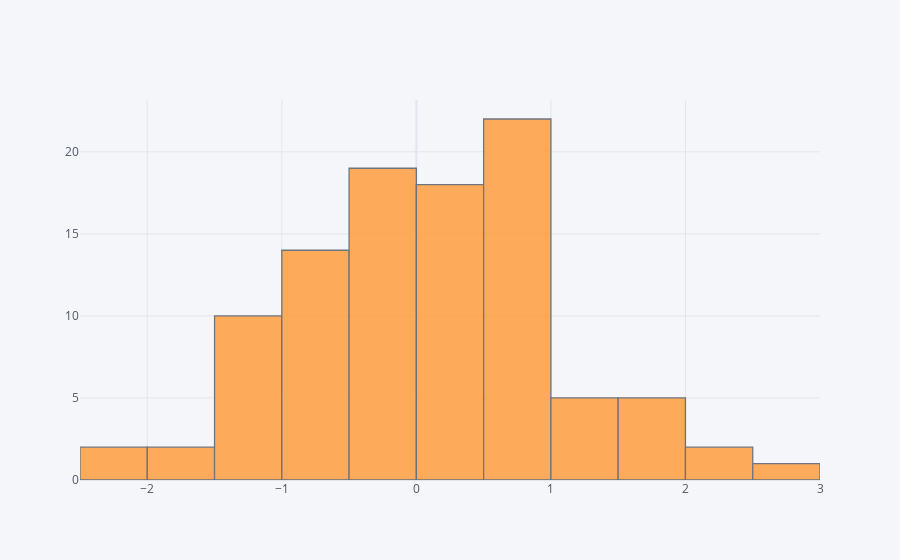

Write notebook code for a chart like this one.
### Markdown cell above
## histogram

### Code cell
df['A'].iplot(kind='hist',bins=25)

### Figure 1 — Plotly figure (JSON) as saved in the notebook; plotly's stock layout.template omitted (floating-point values rounded to 4 significant figures)
{"data": [{"histfunc": "count", "histnorm": "", "marker": {"color": "rgba(255, 153, 51, 1.0)", "line": {"color": "#4D5663", "width": 1.3}}, "name": "A", "nbinsx": 25, "opacity": 0.8, "orientation": "v", "type": "histogram", "x": [-0.4563, 0.4725, 1.941, 1.364, 0.3889, -0.8156, 0.1825, -0.646, 0.7727, -0.7574, 0.5743, -1.122, 0.3959, 1.766, 0.03956, -1.178, 1.361, 0.4576, -0.6101, -0.1623, 0.9075, -1.221, -0.003212, 1.782, 0.3052, 0.5975, -1.07, 0.6922, 0.2696, -1.154, -1.139, -0.37, -1.134, 0.673, 2.073, -2.115, 0.3663, 0.494, 0.5217, -0.5714, -0.6762, 0.7043, 0.117, -0.1641, -0.6269, -0.4238, 0.825, -0.8401, 0.7002, -0.2343, -0.2698, 1.13, -0.1209, 0.6786, -0.3328, 1.276, 2.814, -0.0417, -0.8263, 0.5346, -0.1692, -0.02826, -0.916, 0.4263, 0.4646, -1.624, 0.2551, -0.4956, 0.9664, 0.5335, -0.2103, 0.7578, 1.811, -0.9392, 0.9717, -1.082, -1.667, 0.3531, -0.4477, -0.6879, 0.4473, -2.319, 0.089, -0.4573, 2.111, -0.9346, 0.5638, -0.2991, 0.5154, 0.7879, 0.7315, 1.525, -0.7563, 0.5427, 0.5132, -1.137, 1.136, 0.03011, -0.1845, -1.069]}], "layout": {"barmode": "overlay", "legend": {"bgcolor": "#F5F6F9", "font": {"color": "#4D5663"}}, "paper_bgcolor": "#F5F6F9", "plot_bgcolor": "#F5F6F9", "title": {"font": {"color": "#4D5663"}}, "xaxis": {"gridcolor": "#E1E5ED", "showgrid": true, "tickfont": {"color": "#4D5663"}, "title": {"font": {"color": "#4D5663"}, "text": ""}, "zerolinecolor": "#E1E5ED"}, "yaxis": {"gridcolor": "#E1E5ED", "showgrid": true, "tickfont": {"color": "#4D5663"}, "title": {"font": {"color": "#4D5663"}, "text": ""}, "zerolinecolor": "#E1E5ED"}}}
